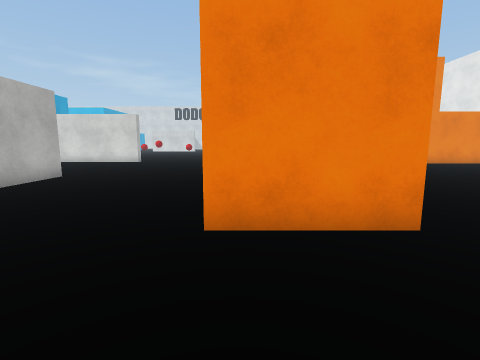
[1] (above)

24 first-person views from a walk through a 3-D level made in the Unity game engine. The camera is 1.2 m above the floor, tilts 8° down and sees 85° across. The floor is counted in squares, 1 m on a side. Each view is taken from the middle of a square. On the plan, view 1 faces up. The plan holds only what a view shows up to about 12 squares ahead; the rest is blank. The place goes on beyond the plan. Some surface patterns are stand-ins.

[2]
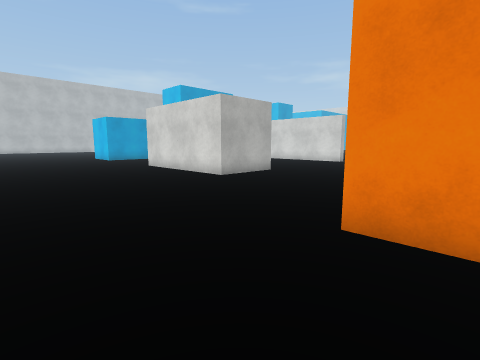

[3]
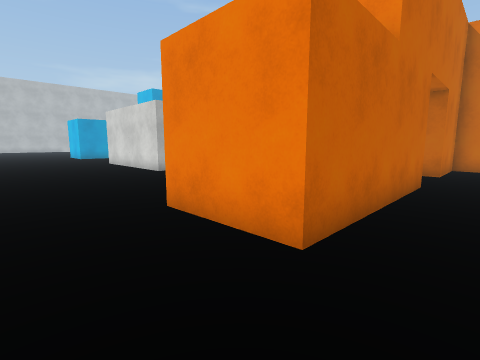

[4]
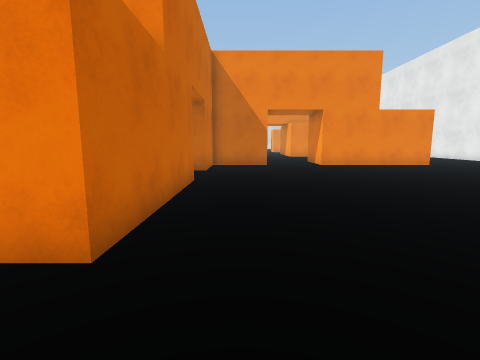

[5]
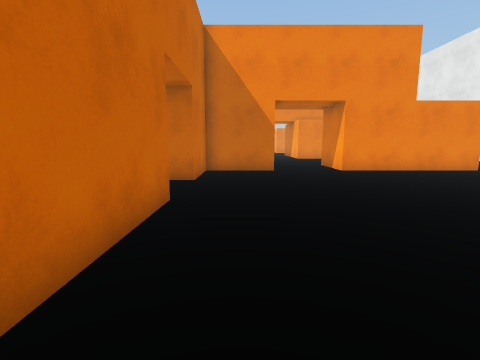

[6]
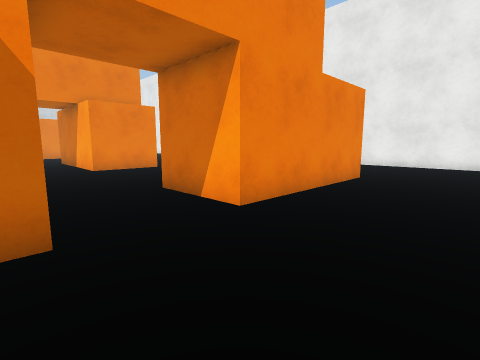

[7]
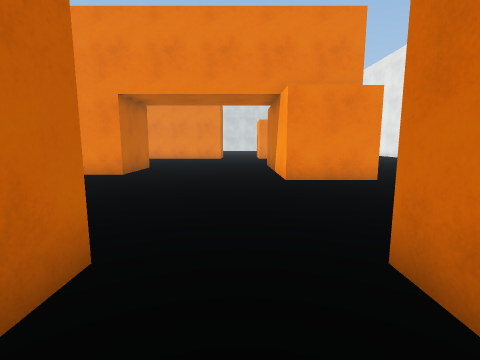

[8]
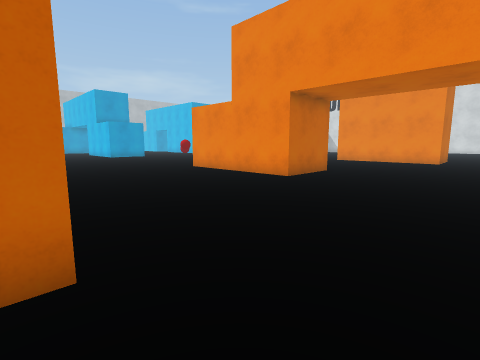

[9]
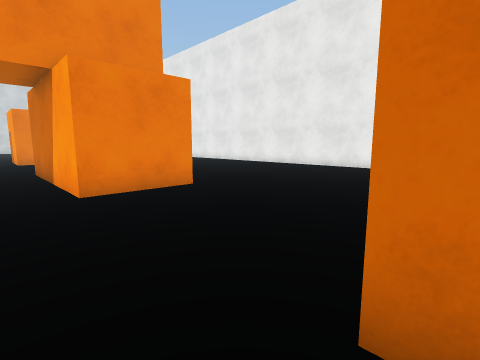

[10]
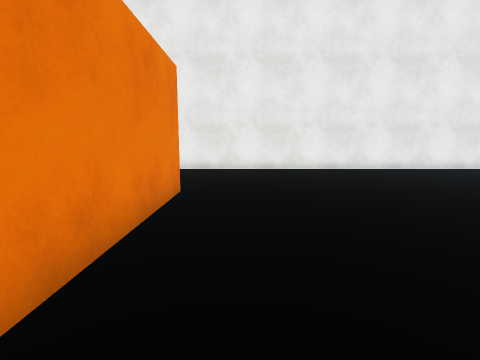

[11]
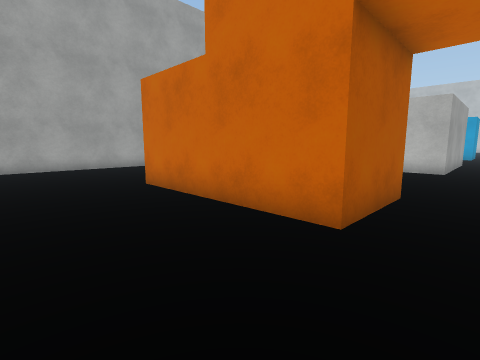

[12]
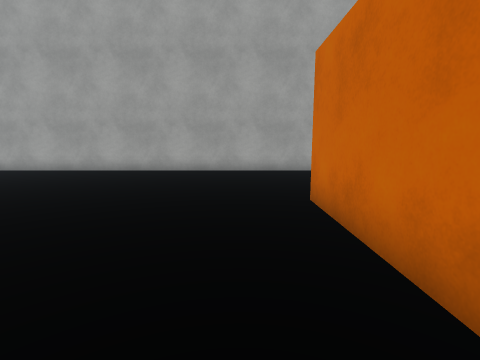

[13]
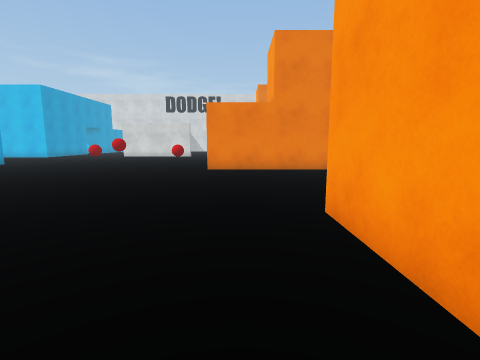

[14]
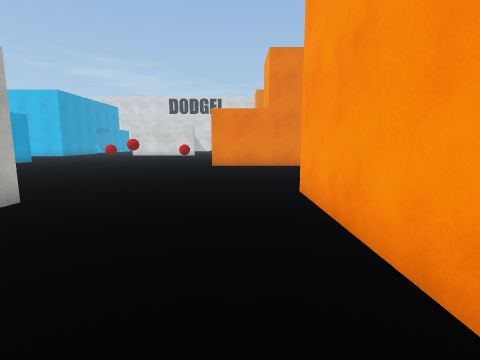

[15]
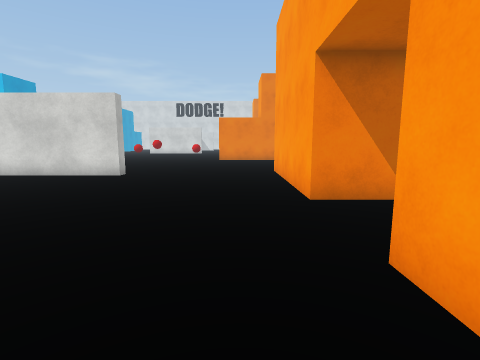

[16]
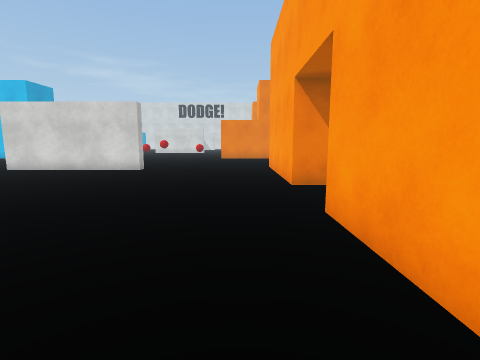

[17]
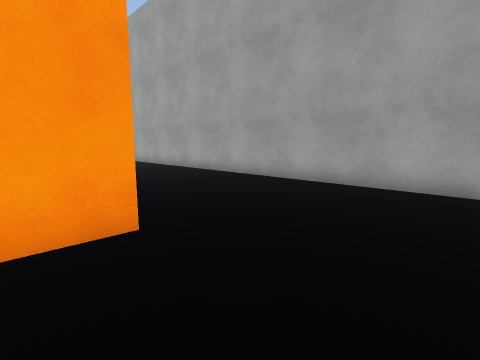

[18]
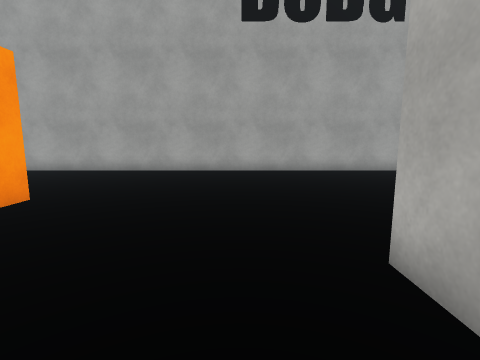

[19]
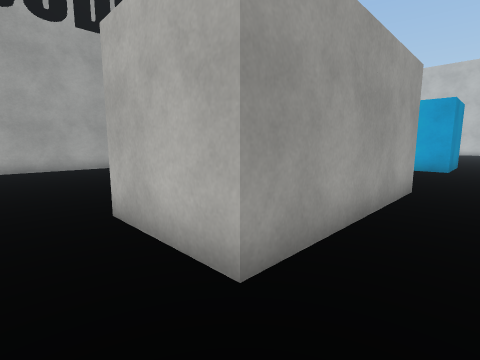

[20]
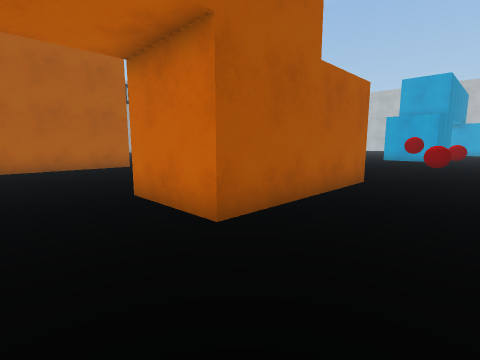

[21]
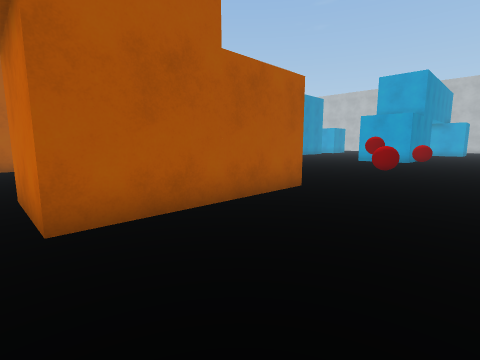

[22]
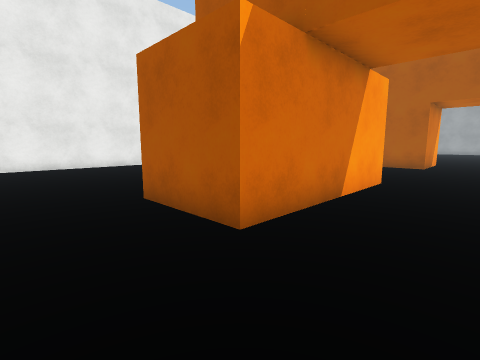

[23]
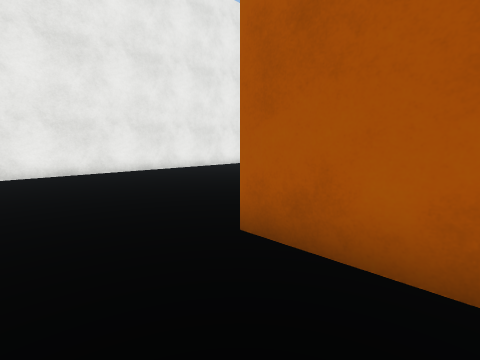

[24]
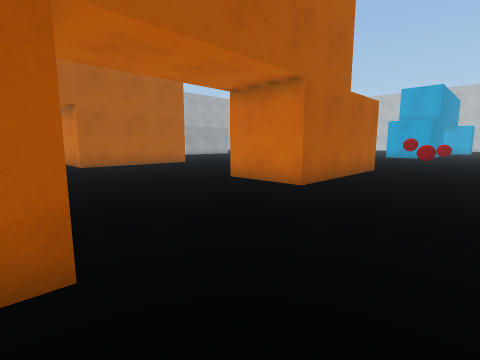

### Floor plan
Points are (right, up) in squares from view 1. A wall is a line through its corners. A room is listed if a view was taken in it or the views show most of it. See-through windows are left out.
Room 1 (views 1, 2, 3, 4, 5, 6, 7, 8, 9, 10, 11, 12, 13, 14, 15, 16, 17, 18, 19, 20, 21, 22, 23, 24)
walls: (5.6, 15.5) (2.5, 15.5) (2.5, 12.5) (-0.5, 12.5) (-0.5, 18.5); (5.5, 18.6) (5.5, 17.5); (1.2, 18.5) (4.5, 18.5); (-0.5, 6.5) (-0.5, 9.5) (2.5, 9.5) (2.5, 3.5) (-0.5, 3.5) (-0.5, 5); (14.6, 15.5) (8.5, 15.5) (8.5, 18.5); (-6.5, 17.2) (-6.5, 16.7) (-12.5, 16.7); (11.6, 24.5) (8.5, 24.5) (8.5, 30.5) (11.5, 30.5); (-3.6, 29) (2.5, 29) (2.5, 26) (-3.5, 26); (20.3, 12.6) (20.3, 14); (-12.5, 9.5) (-6.5, 9.5) (-6.5, 6.5) (-9.8, 6.5); (20.3, 27) (20.3, 32.6); (-12, -2.5) (14.5, -2.5)
objects: other object (-11, 30) to (-11, 31); other object (-9, 29); other object (-6, 30) to (-6, 31)

Positions as (right, up) in squares from view 1, and headings:
1: (0, 0), facing up
2: (1, 0), facing up-left
3: (4, 1), facing up-left
4: (4, 1), facing up
5: (4, 4), facing up
6: (5, 12), facing up-right
7: (7, 16), facing up
8: (8, 18), facing up-left
9: (7, 18), facing up-right
10: (8, 14), facing right
11: (6, 11), facing down-left
12: (4, 9), facing down
13: (-2, 14), facing up
14: (-2, 12), facing up
15: (-2, 7), facing up
16: (-2, 5), facing up
17: (-4, 5), facing down-right
18: (-5, 9), facing down
19: (-5, 11), facing down-left
20: (5, 32), facing down-left
21: (3, 33), facing down-left
22: (6, 33), facing down-right
23: (9, 33), facing down-right
24: (9, 33), facing down-left
